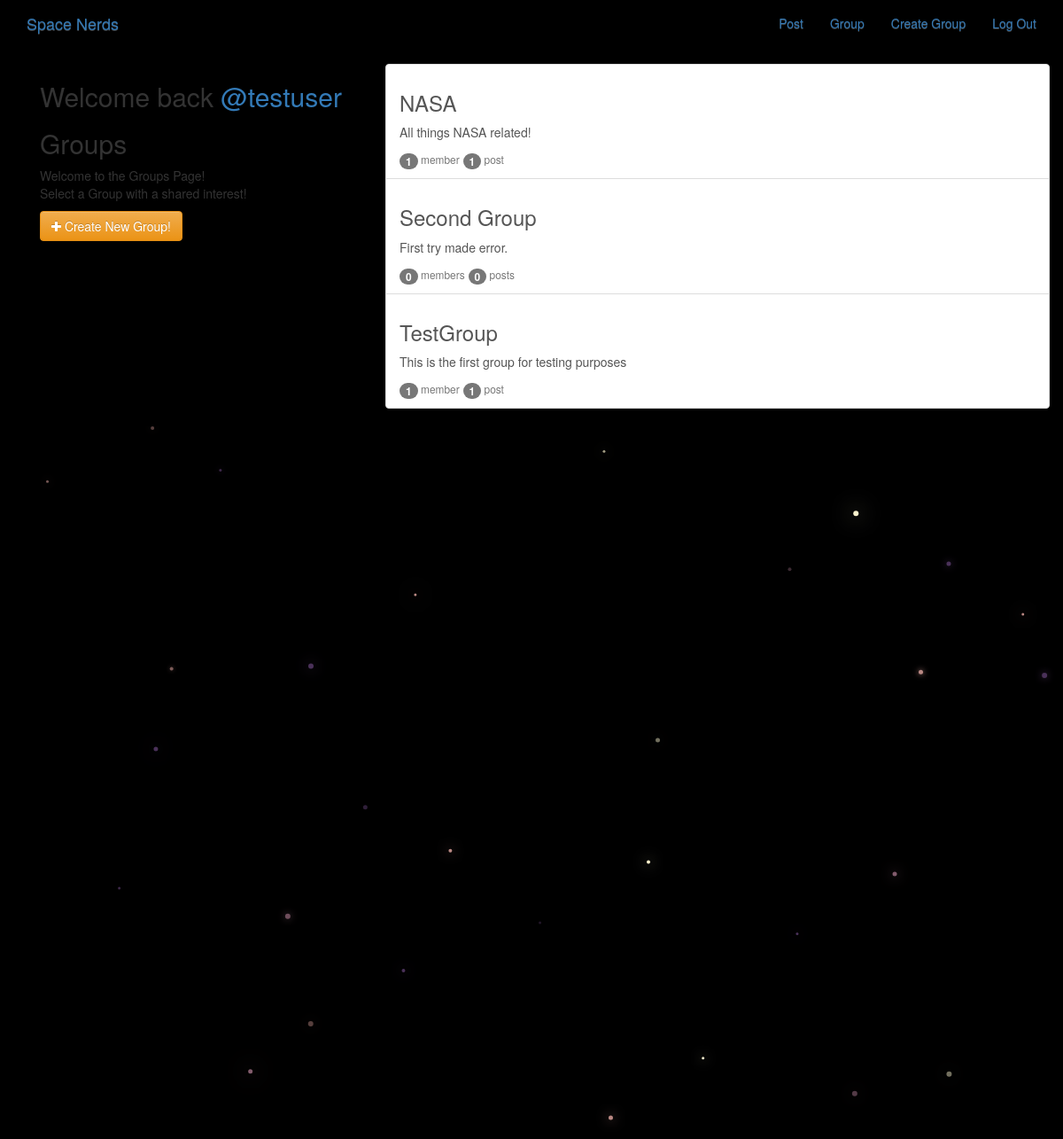
Screenshot of /groups/ (signed in) with the database file from the repository.
### groups/models.py (models this page shows, shortened)
class Group(models.Model):
    name = models.CharField(max_length=255, unique=True)
    slug = models.SlugField(allow_unicode=True, unique=True)
    description = models.TextField(blank=True, default='')
    description_html = models.TextField(editable=False, default='', blank=True)
    members = models.ManyToManyField(User, through='GroupMember')
    class Meta:
        ordering = ['name']

### groups/views.py (the view)
# urls.py: path('', views.ListGroups.as_view(), name="all"),
class ListGroups(generic.ListView):
    model = Group

### groups/templates/groups/group_list.html (shortened to what this page needs)
{% extends "groups/group_base.html" %}
{% block pregroup %}
<div class="col-md-4">
	<div class="content">
		{% if user.is_authenticated %}
		<h2>
			Welcome back
			<a href="{% url 'posts:for_user' username=user.username %}">@{{user.username }}</a>
		</h2>
    {% endif %}
			<h2>Groups</h2>
			<p>Welcome to the Groups Page! <br>Select a Group with a shared interest!</p>
	</div>
	{% if user.is_authenticated %}
	<a href="{% url 'groups:create' %}" class="btn btn-warning" role="button"><span class="fa fa-plus"></span> Create New Group!</a>
	{% endif %}
</div>
{% endblock %}
{% block group_content %}
<div class="col-md-8">
	<div class="list-group">
		{% for group in object_list %}
		<a href="{% url 'groups:single' slug=group.slug %}"
		class="list-group-item list-group-item-action flex-column align-items-start">
			<h3 class="mb-1">{{ group.name }}</h3>
			<p class="mb-1">{{ group.description_html|safe }}</p>
			<div class="d-flex w-40 justify-content-between">
				<small class="text-muted"><span class="badge badge-secondary">
					{{ group.members.count }}</span> member{{ group.members.count|pluralize }}</small>
				<small class="text-muted"><span class="badge badge-secondary">
					{{ group.posts.count }}</span> post{{ group.posts.count|pluralize }}</small>
			</div>
		</a>
		{% endfor %}
	</div>
</div>
{% endblock %}

### static/SpaceNerds/css/master.css (style rules this page uses)
body { height: 100%; width: 100%; overflow: hidden; background: black; margin: 0; }

### rows the page displays
Group: name "NASA", description_html "All things NASA related!", members.count "1", posts.count "1"
Group: name "Second Group", description_html "First try made error.", members.count "0", posts.count "0"
Group: name "TestGroup", description_html "This is the first group for testing purposes", members.count "1", posts.count "1"

### other values shown
{{ user.username }} "testuser"
